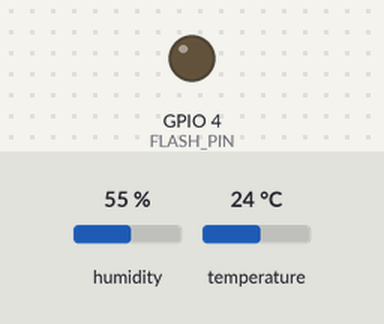
The sketch below on a simulated ESP32. Parts: output pins drawn as LEDs (lit = HIGH). The test bench sets the inputs (shaded band); at power-on: humidity 55 %, temperature 24 °C. The local clock reads 2024-03-15 10:24:30 at power-on unless the sketch sets it; the camera gives no picture. At 4.6 s the program puts the board to deep sleep or switches it off; the recording ends there.

Above: at 0.0 s.
At 3.4 s:
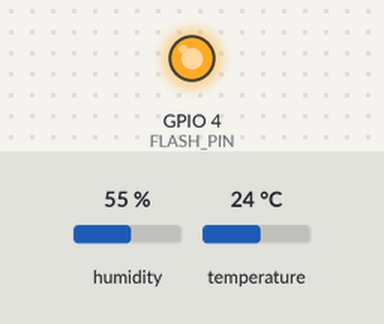
Timing chart, 0 to 4.6 s (numbered marks = the images above):
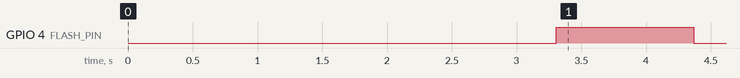

Measured:
- by itself, GPIO 4 (FLASH_PIN): LOW → HIGH at 3.3 s, → LOW 1.1 s later

The sketch:

Step4_Full_System.ino
```cpp
#include "esp_camera.h"
#include <HardwareSerial.h>
#include <Wire.h>
#include "DHT.h"
#include "RTClib.h"

// ================= PIN MAPPING =================
#define LORA_RX_PIN 14 // Ke TXD LoRa
#define LORA_TX_PIN 13 // Ke RXD LoRa

#define DHTPIN 15
#define DHTTYPE DHT22

// RTC dipindah ke U0TX & U0RX agar GPIO 4 bisa untuk Flash LED
#define I2C_SDA 1
#define I2C_SCL 3

#define FLASH_PIN 4

// Konfigurasi Kamera AI-Thinker
#define PWDN_GPIO_NUM     32
#define RESET_GPIO_NUM    -1
#define XCLK_GPIO_NUM      0
#define SIOD_GPIO_NUM     26
#define SIOC_GPIO_NUM     27
#define Y9_GPIO_NUM       35
#define Y8_GPIO_NUM       34
#define Y7_GPIO_NUM       39
#define Y6_GPIO_NUM       36
#define Y5_GPIO_NUM       21
#define Y4_GPIO_NUM       19
#define Y3_GPIO_NUM       18
#define Y2_GPIO_NUM        5
#define VSYNC_GPIO_NUM    25
#define HREF_GPIO_NUM     23
#define PCLK_GPIO_NUM     22

HardwareSerial LoRa(2);
DHT dht(DHTPIN, DHTTYPE);
RTC_DS3231 rtc;

void setup() {
  // Serial Monitor ditiadakan karena pin 1 & 3 dipakai RTC
  LoRa.begin(115200, SERIAL_8N1, LORA_RX_PIN, LORA_TX_PIN);

  pinMode(FLASH_PIN, OUTPUT);
  digitalWrite(FLASH_PIN, LOW);

  // 1. Inisialisasi DHT22
  dht.begin();

  // 2. Inisialisasi RTC
  Wire.begin(I2C_SDA, I2C_SCL);
  if (rtc.begin()) {
    if (rtc.lostPower()) {
      rtc.adjust(DateTime(F(__DATE__), F(__TIME__)));
    }
  }

  // 3. Inisialisasi Kamera OV3660
  camera_config_t config;
  config.ledc_channel = LEDC_CHANNEL_0;
  config.ledc_timer = LEDC_TIMER_0;
  config.pin_d0 = Y2_GPIO_NUM;
  config.pin_d1 = Y3_GPIO_NUM;
  config.pin_d2 = Y4_GPIO_NUM;
  config.pin_d3 = Y5_GPIO_NUM;
  config.pin_d4 = Y6_GPIO_NUM;
  config.pin_d5 = Y7_GPIO_NUM;
  config.pin_d6 = Y8_GPIO_NUM;
  config.pin_d7 = Y9_GPIO_NUM;
  config.pin_xclk = XCLK_GPIO_NUM;
  config.pin_pclk = PCLK_GPIO_NUM;
  config.pin_vsync = VSYNC_GPIO_NUM;
  config.pin_href = HREF_GPIO_NUM;
  config.pin_sccb_sda = SIOD_GPIO_NUM;
  config.pin_sccb_scl = SIOC_GPIO_NUM;
  config.pin_pwdn = PWDN_GPIO_NUM;
  config.pin_reset = RESET_GPIO_NUM;
  config.xclk_freq_hz = 20000000;
  config.pixel_format = PIXFORMAT_JPEG;
  config.frame_size = FRAMESIZE_VGA;
  config.jpeg_quality = 10;
  config.fb_count = 1;

  esp_err_t err = esp_camera_init(&config);
  if (err != ESP_OK) {
    LoRa.println("[ERROR] Kamera Gagal Inisialisasi!");
    delay(3000);
    ESP.restart();
    return;
  }

  sensor_t * s = esp_camera_sensor_get();
  if (s != NULL && s->id.PID == OV3660_PID) {
    s->set_vflip(s, 1);
    s->set_brightness(s, 1);
    s->set_saturation(s, -2);
  }
  delay(2000);

  // 4. Baca Sensor & Waktu
  float h = dht.readHumidity();
  float t = dht.readTemperature();
  DateTime now = rtc.now();

  if (isnan(h) || isnan(t)) {
    h = 0.0; t = 0.0;
  }

  char sensorData[150];
  snprintf(sensorData, sizeof(sensorData), "[DATA] Waktu: %04d-%02d-%02d %02d:%02d:%02d, Suhu: %.1f C, Kelembaban: %.1f %%\n",
           now.year(), now.month(), now.day(), now.hour(), now.minute(), now.second(), t, h);
  LoRa.print(sensorData);
  delay(1000);

  // 5. Nyalakan Flash dan Ambil Foto
  digitalWrite(FLASH_PIN, HIGH);
  delay(1000);

  camera_fb_t * fb = esp_camera_fb_get();
  digitalWrite(FLASH_PIN, LOW); // Matikan flash

  if (fb) {
    LoRa.printf("---START---%u\n", fb->len);
    delay(100);

    const size_t chunkSize = 150;
    for (size_t i = 0; i < fb->len; i += chunkSize) {
      size_t len = (i + chunkSize < fb->len) ? chunkSize : (fb->len - i);
      LoRa.write(fb->buf + i, len);
      delay(50);
    }
    delay(100);
    LoRa.print("---END---\n");
    esp_camera_fb_return(fb);
  }

  // 6. Masuk Deep Sleep 30 detik (Uji coba)
  uint64_t TIME_TO_SLEEP = 30;
  esp_sleep_enable_timer_wakeup(TIME_TO_SLEEP * 1000000ULL);
  digitalWrite(FLASH_PIN, LOW);
  LoRa.flush();
  esp_deep_sleep_start();
}

void loop() {}
```
